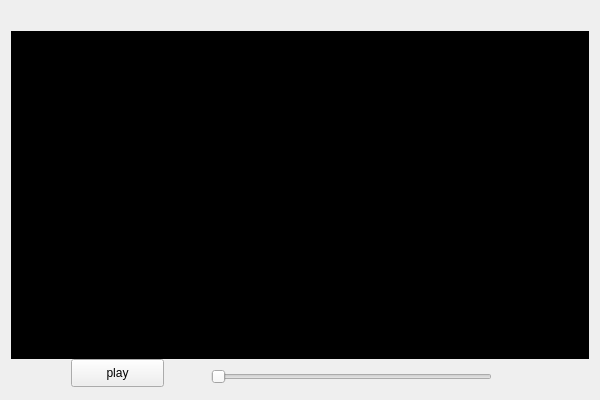
<?xml version="1.0" encoding="UTF-8"?>
<ui version="4.0">
 <class>DolaPlayerClass</class>
 <widget class="QMainWindow" name="DolaPlayerClass">
  <property name="geometry">
   <rect>
    <x>0</x>
    <y>0</y>
    <width>600</width>
    <height>400</height>
   </rect>
  </property>
  <property name="windowTitle">
   <string>DolaPlayer</string>
  </property>
  <widget class="QWidget" name="centralWidget">
   <layout class="QVBoxLayout" name="verticalLayout">
    <property name="spacing">
     <number>0</number>
    </property>
    <item>
     <widget class="QWidget" name="ToolBar" native="true">
      <property name="minimumSize">
       <size>
        <width>0</width>
        <height>20</height>
       </size>
      </property>
      <property name="maximumSize">
       <size>
        <width>16777215</width>
        <height>20</height>
       </size>
      </property>
     </widget>
    </item>
    <item>
     <widget class="QWidget" name="RenderWidget" native="true">
      <property name="autoFillBackground">
       <bool>false</bool>
      </property>
      <property name="styleSheet">
       <string notr="true">background-color: rgb(0, 0, 0);</string>
      </property>
     </widget>
    </item>
    <item>
     <widget class="QWidget" name="BottomBar" native="true">
      <property name="minimumSize">
       <size>
        <width>0</width>
        <height>30</height>
       </size>
      </property>
      <property name="maximumSize">
       <size>
        <width>16777215</width>
        <height>30</height>
       </size>
      </property>
      <widget class="QPushButton" name="btnPlay">
       <property name="geometry">
        <rect>
         <x>60</x>
         <y>0</y>
         <width>93</width>
         <height>28</height>
        </rect>
       </property>
       <property name="text">
        <string>play</string>
       </property>
      </widget>
      <widget class="QSlider" name="slider">
       <property name="geometry">
        <rect>
         <x>200</x>
         <y>10</y>
         <width>281</width>
         <height>16</height>
        </rect>
       </property>
       <property name="orientation">
        <enum>Qt::Horizontal</enum>
       </property>
      </widget>
     </widget>
    </item>
   </layout>
  </widget>
 </widget>
 <layoutdefault spacing="6" margin="11"/>
 <resources>
  <include location="dolaplayer.qrc"/>
 </resources>
 <connections/>
</ui>
